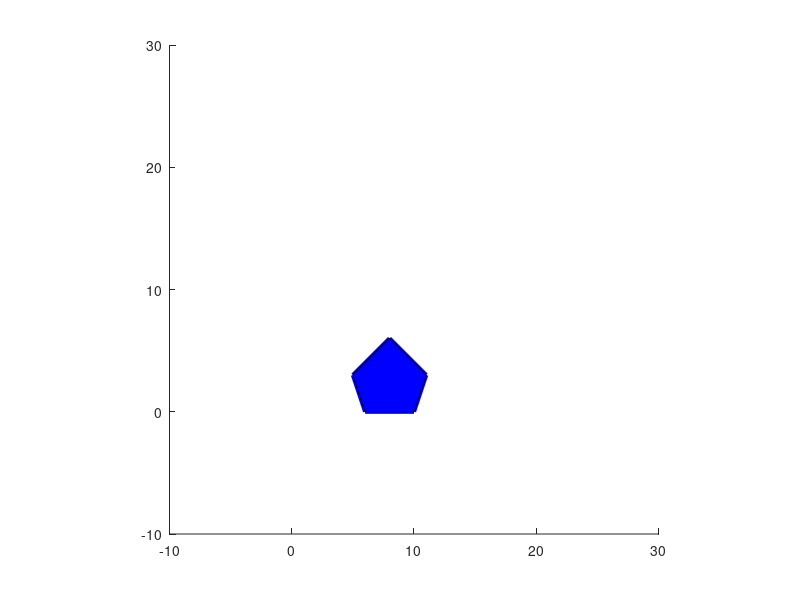

The MATLAB source for this figure: (Note: this script raises an error after producing the figure.)
clear;close all
Obj=[6 10 11 8 5 6 
     0 0 3 6 3 0
     1 1 1 1 1 1];
figure
axis([-10,30,-10,30]);
axis square 
set(gcf,'color','w');
hold on
    x=Obj(1,:);
    y=Obj(2,:); 
    plot(x,y,'b','Linewidth',3.0);
    fill(x,y,'b');
    Scaling2Obj=scaling2(2,5,2/3,2/3)*Obj;
    x=Scaling2Obj(1,:);
    y=Scaling2Obj(2,:); 
    plot(x,y,'w','Linewidth',3.0);
    fill(x,y,'w');
    angle=2*pi/30; 
    for i=1:30
    Rotate2Obj=rotate2(2,4,angle)*Scaling2Obj;
    x=Rotate2Obj(1,:);
    y=Rotate2Obj(2,:); 
    plot(x,y,'r','Linewidth',3.0);
    fill(x,y,'r');
    end